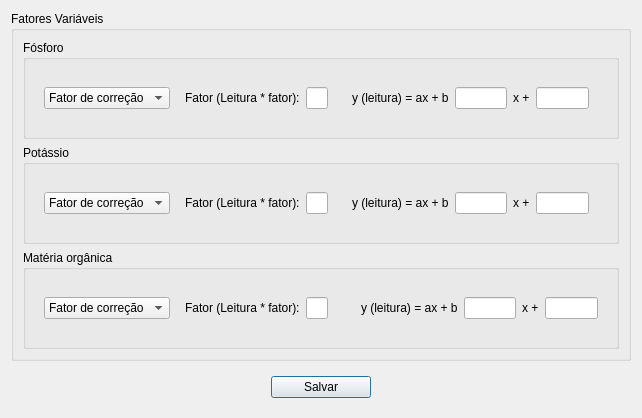
<?xml version="1.0" encoding="UTF-8"?>
<ui version="4.0">
 <class>Dialog</class>
 <widget class="QDialog" name="Dialog">
  <property name="geometry">
   <rect>
    <x>0</x>
    <y>0</y>
    <width>642</width>
    <height>377</height>
   </rect>
  </property>
  <property name="windowTitle">
   <string>Dialog</string>
  </property>
  <layout class="QVBoxLayout" name="verticalLayout_2">
   <item>
    <widget class="QGroupBox" name="groupBox">
     <property name="title">
      <string>Fatores Variáveis</string>
     </property>
     <layout class="QVBoxLayout" name="verticalLayout">
      <item>
       <widget class="QGroupBox" name="groupBox_2">
        <property name="title">
         <string>Fósforo</string>
        </property>
        <layout class="QHBoxLayout" name="horizontalLayout_2">
         <item>
          <widget class="QFrame" name="frame_2">
           <property name="enabled">
            <bool>true</bool>
           </property>
           <property name="frameShape">
            <enum>QFrame::NoFrame</enum>
           </property>
           <layout class="QHBoxLayout" name="horizontalLayout_3">
            <item>
             <widget class="QComboBox" name="phosphorus_combobox">
              <item>
               <property name="text">
                <string>Fator de correção</string>
               </property>
              </item>
              <item>
               <property name="text">
                <string>Equação da Reta</string>
               </property>
              </item>
             </widget>
            </item>
            <item>
             <widget class="QWidget" name="phosphorus_widget_factor" native="true">
              <layout class="QHBoxLayout" name="horizontalLayout_8">
               <item>
                <widget class="QLabel" name="label">
                 <property name="text">
                  <string>Fator (Leitura * fator):</string>
                 </property>
                </widget>
               </item>
               <item>
                <widget class="QLineEdit" name="phosphorus_factor"/>
               </item>
              </layout>
             </widget>
            </item>
            <item>
             <widget class="QWidget" name="phosphorus_widget_line" native="true">
              <layout class="QHBoxLayout" name="horizontalLayout_11">
               <item>
                <widget class="QLabel" name="label_4">
                 <property name="text">
                  <string>y (leitura) = ax + b</string>
                 </property>
                </widget>
               </item>
               <item>
                <widget class="QLineEdit" name="phosphorus_a"/>
               </item>
               <item>
                <widget class="QLabel" name="label_7">
                 <property name="text">
                  <string>x +</string>
                 </property>
                </widget>
               </item>
               <item>
                <widget class="QLineEdit" name="phosphorus_b"/>
               </item>
              </layout>
             </widget>
            </item>
           </layout>
          </widget>
         </item>
        </layout>
       </widget>
      </item>
      <item>
       <widget class="QGroupBox" name="group_box_potassium">
        <property name="title">
         <string>Potássio</string>
        </property>
        <layout class="QHBoxLayout" name="horizontalLayout_6">
         <item>
          <widget class="QFrame" name="frame_4">
           <property name="enabled">
            <bool>true</bool>
           </property>
           <property name="frameShape">
            <enum>QFrame::NoFrame</enum>
           </property>
           <layout class="QHBoxLayout" name="horizontalLayout_4">
            <item>
             <widget class="QComboBox" name="potassium_combobox">
              <item>
               <property name="text">
                <string>Fator de correção</string>
               </property>
              </item>
              <item>
               <property name="text">
                <string>Equação da Reta</string>
               </property>
              </item>
             </widget>
            </item>
            <item>
             <widget class="QWidget" name="potassium_widget_factor" native="true">
              <layout class="QHBoxLayout" name="horizontalLayout_9">
               <item>
                <widget class="QLabel" name="label_2">
                 <property name="text">
                  <string>Fator (Leitura * fator):</string>
                 </property>
                </widget>
               </item>
               <item>
                <widget class="QLineEdit" name="potassium_factor"/>
               </item>
              </layout>
             </widget>
            </item>
            <item>
             <widget class="QWidget" name="potassium_widget_line" native="true">
              <layout class="QHBoxLayout" name="horizontalLayout_13">
               <item>
                <widget class="QLabel" name="label_6">
                 <property name="text">
                  <string>y (leitura) = ax + b</string>
                 </property>
                </widget>
               </item>
               <item>
                <widget class="QLineEdit" name="potassium_a"/>
               </item>
               <item>
                <widget class="QLabel" name="label_9">
                 <property name="text">
                  <string>x +</string>
                 </property>
                </widget>
               </item>
               <item>
                <widget class="QLineEdit" name="potassium_b"/>
               </item>
              </layout>
             </widget>
            </item>
           </layout>
          </widget>
         </item>
        </layout>
       </widget>
      </item>
      <item>
       <widget class="QGroupBox" name="groupBox_4">
        <property name="title">
         <string>Matéria orgânica</string>
        </property>
        <layout class="QHBoxLayout" name="horizontalLayout_7">
         <item>
          <widget class="QFrame" name="frame_5">
           <property name="enabled">
            <bool>true</bool>
           </property>
           <property name="frameShape">
            <enum>QFrame::NoFrame</enum>
           </property>
           <layout class="QHBoxLayout" name="horizontalLayout_5">
            <item>
             <widget class="QComboBox" name="organic_matter_combobox">
              <item>
               <property name="text">
                <string>Fator de correção</string>
               </property>
              </item>
              <item>
               <property name="text">
                <string>Equação da Reta</string>
               </property>
              </item>
             </widget>
            </item>
            <item>
             <widget class="QWidget" name="organic_matter_widget_factor" native="true">
              <layout class="QHBoxLayout" name="horizontalLayout_10">
               <item>
                <widget class="QLabel" name="label_3">
                 <property name="text">
                  <string>Fator (Leitura * fator):</string>
                 </property>
                </widget>
               </item>
               <item>
                <widget class="QLineEdit" name="organic_matter_factor"/>
               </item>
              </layout>
             </widget>
            </item>
           </layout>
          </widget>
         </item>
         <item>
          <widget class="QWidget" name="organic_matter_widget_line" native="true">
           <layout class="QHBoxLayout" name="horizontalLayout_12">
            <item>
             <widget class="QLabel" name="label_5">
              <property name="text">
               <string>y (leitura) = ax + b</string>
              </property>
             </widget>
            </item>
            <item>
             <widget class="QLineEdit" name="organic_matter_a"/>
            </item>
            <item>
             <widget class="QLabel" name="label_8">
              <property name="text">
               <string>x +</string>
              </property>
             </widget>
            </item>
            <item>
             <widget class="QLineEdit" name="organic_matter_b"/>
            </item>
           </layout>
          </widget>
         </item>
        </layout>
       </widget>
      </item>
     </layout>
    </widget>
   </item>
   <item>
    <widget class="QFrame" name="frame_3">
     <property name="maximumSize">
      <size>
       <width>16777215</width>
       <height>50</height>
      </size>
     </property>
     <property name="frameShape">
      <enum>QFrame::NoFrame</enum>
     </property>
     <layout class="QHBoxLayout" name="horizontalLayout">
      <item>
       <widget class="QPushButton" name="save_config">
        <property name="maximumSize">
         <size>
          <width>100</width>
          <height>16777215</height>
         </size>
        </property>
        <property name="text">
         <string>Salvar</string>
        </property>
       </widget>
      </item>
     </layout>
    </widget>
   </item>
  </layout>
 </widget>
 <resources/>
 <connections/>
</ui>
